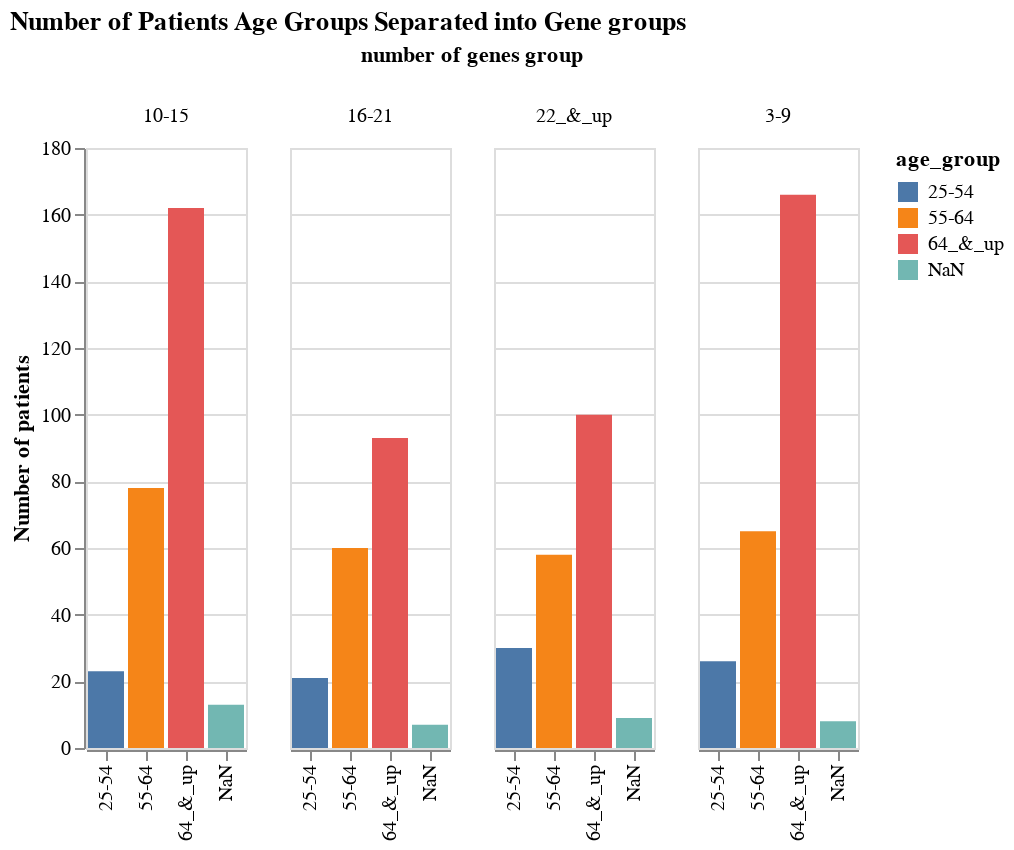

Notebook source saved alongside this figure:
### Code cell
#Patients by Gene Group based on vitality
alt.Chart(lung_cancer_patients_number_of_genes_by_Age_group).mark_bar().encode(
    x=alt.X('age_group:O',axis=alt.Axis(title='')),
    y=alt.Y('Count:Q',axis=alt.Axis(title='Number of patients')),
    color='age_group:N',
    column=alt.Column('number of genes group:N')
).properties(
    title='Number of Patients Age Groups Separated into Gene groups')

### Figure 1 — Vega-Lite specification as saved in the notebook (floating-point values rounded to 4 significant figures)
{"config": {"view": {"continuousWidth": 400, "continuousHeight": 300}}, "data": {"name": "data-8c2320fe75d2a610ef1d73cc5b0a9f1c"}, "mark": "bar", "encoding": {"color": {"type": "nominal", "field": "age_group"}, "column": {"type": "nominal", "field": "number of genes group"}, "x": {"type": "ordinal", "axis": {"title": ""}, "field": "age_group"}, "y": {"type": "quantitative", "axis": {"title": "Number of patients"}, "field": "Count"}}, "title": "Number of Patients Age Groups Separated into Gene groups", "$schema": "https://vega.github.io/schema/vega-lite/v4.0.2.json", "datasets": {"data-8c2320fe75d2a610ef1d73cc5b0a9f1c": [{"age_group": "25-54", "number of genes group": "22_&_up", "Count": 30}, {"age_group": "25-54", "number of genes group": "3-9", "Count": 26}, {"age_group": "25-54", "number of genes group": "10-15", "Count": 23}, {"age_group": "25-54", "number of genes group": "16-21", "Count": 21}, {"age_group": "55-64", "number of genes group": "10-15", "Count": 78}, {"age_group": "55-64", "number of genes group": "3-9", "Count": 65}, {"age_group": "55-64", "number of genes group": "16-21", "Count": 60}, {"age_group": "55-64", "number of genes group": "22_&_up", "Count": 58}, {"age_group": "64_&_up", "number of genes group": "3-9", "Count": 166}, {"age_group": "64_&_up", "number of genes group": "10-15", "Count": 162}, {"age_group": "64_&_up", "number of genes group": "22_&_up", "Count": 100}, {"age_group": "64_&_up", "number of genes group": "16-21", "Count": 93}, {"age_group": "NaN", "number of genes group": "10-15", "Count": 13}, {"age_group": "NaN", "number of genes group": "22_&_up", "Count": 9}, {"age_group": "NaN", "number of genes group": "3-9", "Count": 8}, {"age_group": "NaN", "number of genes group": "16-21", "Count": 7}]}}
